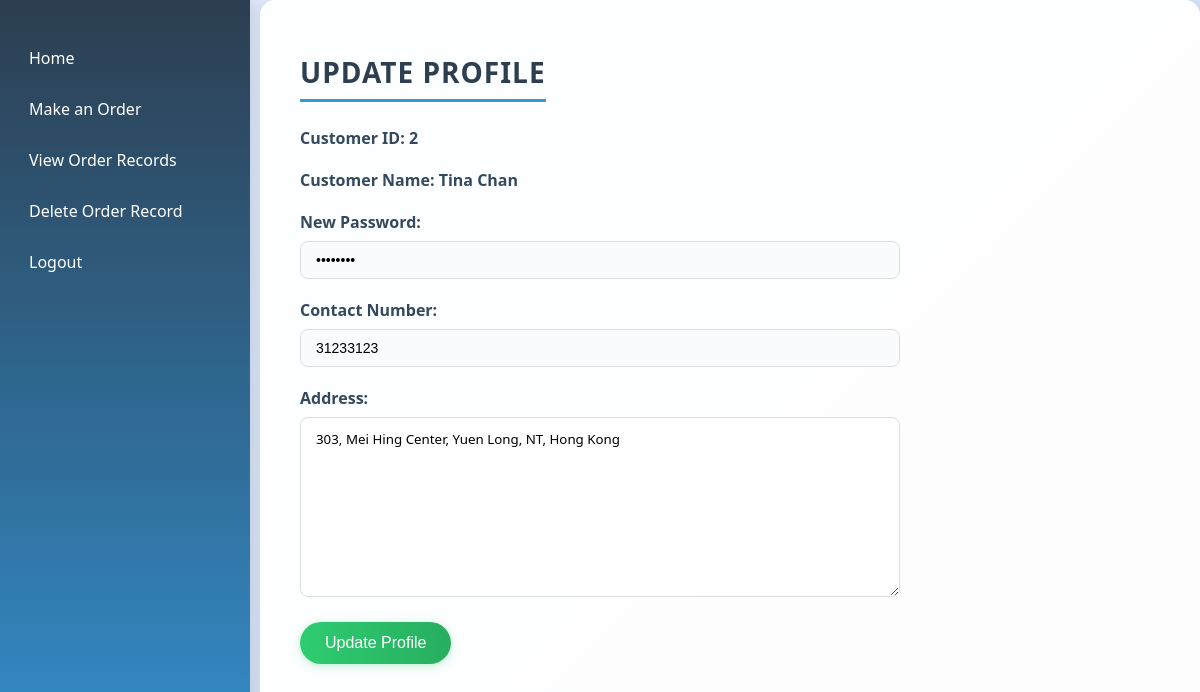
/Customer_php/updateProfile.php (signed in), run on the app's committed database.
### tables this page shows
CREATE TABLE `customer` (
  `cid` int(11) NOT NULL,
  `cname` varchar(255) NOT NULL,
  `cpassword` varchar(255) NOT NULL,
  `ctel` int(11) DEFAULT NULL,
  `caddr` text DEFAULT NULL,
  `company` varchar(255) DEFAULT NULL
);

### Customer_php/updateProfile.php (the view, shortened to what this page needs)
<?php
include '../General/db_connect.php';
$cid = $_SESSION['cid'];
$customer_info = "SELECT cname, cpassword, ctel, caddr FROM customer WHERE cid = '$cid'";
$customer_result = mysqli_query($conn, $customer_info);
$customer = mysqli_fetch_assoc($customer_result);
$cname = $customer['cname'] ?? 'Guest';
?>
    <!DOCTYPE html>
    <html lang="en">
    <head>
        <link rel="stylesheet" href="../Customer_css/updateProfile.css">
    </head>
    <body>
    <div class="sidebar">
        <a href="customerDashboard.php">Home</a>
        <a href="customerorder.php">Make an Order</a>
        <a href="customerVieworder.php">View Order Records</a>
        <a href="customerDelete.php">Delete Order Record</a>
        <a href="../General/logout.php" onclick="return confirm('Are you sure you want to logout?');">Logout</a>
    </div>
    <div class="content">
        <h2>Update Profile</h2>
        <form method="post" action="">
            <div class="form-group">
                <label>Customer ID: <?php echo htmlspecialchars($cid); ?></label>
            </div>
            <div class="form-group">
                <label>Customer Name: <?php echo htmlspecialchars($cname); ?></label>
            </div>
            <div class="form-group">
                <label>New Password:</label>
                <input type="password" name="cpassword" value="<?php echo htmlspecialchars($customer['cpassword'] ?? ''); ?>" required>
            </div>
            <div class="form-group">
                <label>Contact Number:</label>
                <input type="text" name="ctel" value="<?php echo htmlspecialchars($customer['ctel'] ?? ''); ?>" required>
            </div>
            <div class="form-group">
                <label>Address:</label>
                <textarea name="caddr" id="caddr" required><?php echo htmlspecialchars($customer['caddr'] ?? ''); ?></textarea>
            </div>
            <button type="submit" name="update_profile">Update Profile</button>
        </form>
    </div>
    </body>
    </html>

### Customer_css/updateProfile.css (style rules this page uses)
body { font-family: 'Segoe UI', Tahoma, Geneva, Verdana, sans-serif; margin: 0; padding: 0; background: linear-gradient(135deg, #e0eafc 0%, #cfdef3 100%); display: flex; min-height: 100vh; color: #333; }
.sidebar { width: 250px; background: linear-gradient(180deg, #2c3e50 0%, #3498db 100%); padding: 30px 0; height: 100vh; position: fixed; box-shadow: 2px 0 10px rgba(0, 0, 0, 0.1); transition: all 0.3s ease; }
.sidebar a { display: block; padding: 12px 25px; color: white; text-decoration: none; margin: 5px 0; font-size: 16px; font-weight: 500; transition: all 0.3s ease; border-left: 4px solid transparent; }
.content { margin-left: 260px; padding: 30px 40px; width: calc(100% - 260px); background: rgba(255, 255, 255, 0.95); border-radius: 15px; box-shadow: 0 4px 20px rgba(0, 0, 0, 0.1); animation: fadeIn 0.5s ease-in; }
h2 { color: #2c3e50; margin-bottom: 25px; font-size: 28px; text-align: center; text-transform: uppercase; letter-spacing: 1px; border-bottom: 3px solid #3498db; display: inline-block; padding-bottom: 8px; }
.form-group { margin-bottom: 20px; max-width: 600px; }
label { display: block; margin-bottom: 8px; font-weight: 600; color: #34495e; }
input { padding: 10px 15px; width: 100%; border: 1px solid #ddd; border-radius: 8px; font-size: 14px; box-sizing: border-box; transition: all 0.3s ease; background: #f9fbfd; }
.form-group textarea[name="caddr"] { min-height: 180px; height: auto; width: 100%; padding: 12px 15px; resize: vertical; font-family: inherit; line-height: 1.5; border: 1px solid #ddd; border-radius: 8px; box-sizing: border-box; overflow-y: auto; }
button { padding: 12px 25px; background: linear-gradient(90deg, #2ecc71, #27ae60); color: white; border: none; border-radius: 25px; cursor: pointer; font-size: 16px; font-weight: 500; transition: all 0.3s ease; box-shadow: 0 2px 10px rgba(46, 204, 113, 0.3); display: block; margin-top: 20px; }

### data on the page
customer: cname "Tina Chan", ctel "31233123", caddr "303, Mei Hing Center, Yuen Long, NT, Hong Kong"

### other printed values
$cid "2"
